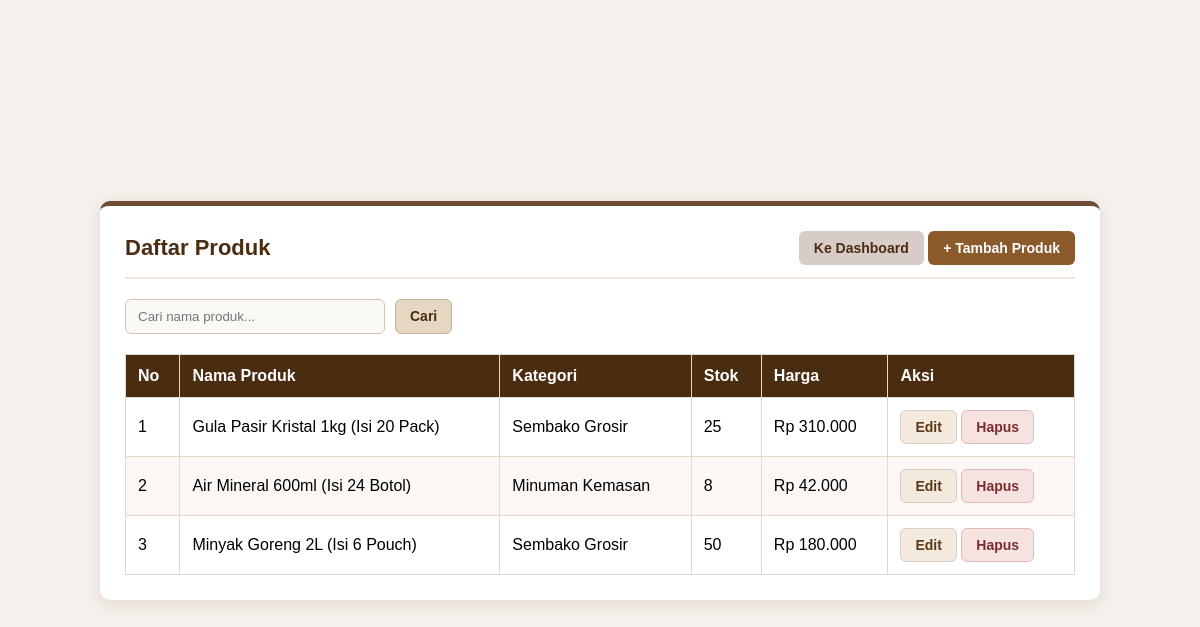
The page /products.php (signed in) on the database its author committed.
### tables this page shows
CREATE TABLE products (
    id INT PRIMARY KEY AUTO_INCREMENT,
    category_id INT NOT NULL,
    sku VARCHAR(50) NOT NULL UNIQUE,
    name VARCHAR(150) NOT NULL,
    unit_type VARCHAR(30) NOT NULL DEFAULT 'Karton',  
    price_per_unit DECIMAL(12,2) NOT NULL DEFAULT 0,  
    min_order_qty INT NOT NULL DEFAULT 1,             
    stock INT NOT NULL DEFAULT 0,                     
    minimum_stock INT NOT NULL DEFAULT 10,            
    FOREIGN KEY (category_id) REFERENCES categories(id) ON UPDATE CASCADE ON DELETE RESTRICT
);

CREATE TABLE categories (
    id INT PRIMARY KEY AUTO_INCREMENT,
    name VARCHAR(100) NOT NULL
);

### escape.php (called while the page is built)
<?php
function e($string) {
    return htmlspecialchars($string ?? '', ENT_QUOTES, 'UTF-8');
}

### products.php (the view, shortened to what this page needs)
<?php
require_once __DIR__ . '/../config/database.php';
require_once __DIR__ . '/../helpers/escape.php';
$search = trim($_GET['search'] ?? '');
try {
    if ($search !== '') {
        $sql = "SELECT p.*, c.name AS category_name
                FROM products p
                LEFT JOIN categories c ON p.category_id = c.id
                WHERE p.name LIKE ? OR c.name LIKE ?
                ORDER BY p.id DESC";
        $stmt = $pdo->prepare($sql);
        $stmt->execute(["%$search%", "%$search%"]);
    } else {
        $sql = "SELECT p.*, c.name AS category_name
                FROM products p
                LEFT JOIN categories c ON p.category_id = c.id
                ORDER BY p.id DESC";
        $stmt = $pdo->prepare($sql);
        $stmt->execute();
    }
    $products = $stmt->fetchAll();
} catch (Exception $e) {
    if ($search !== '') {
        $sql = "SELECT * FROM products WHERE name LIKE ? ORDER BY id DESC";
        $stmt = $pdo->prepare($sql);
        $stmt->execute(["%$search%"]);
    } else {
        $sql = "SELECT * FROM products ORDER BY id DESC";
        $stmt = $pdo->prepare($sql);
        $stmt->execute();
    }
    $products = $stmt->fetchAll();
}
?>
<!DOCTYPE html>
<html lang="id">
<head>
</head>
<body>
<div class="container">
    <div class="header-flex">
        <h2>Daftar Produk</h2>
        <div>
            <a href="dashboard.php" class="btn btn-secondary">Ke Dashboard</a>
            <a href="product_form.php" class="btn btn-success">+ Tambah Produk</a>
        </div>
    </div>
    <form action="products.php" method="GET" class="search-box">
        <input type="text" name="search" placeholder="Cari nama produk..." value="<?= htmlspecialchars($search) ?>">
        <button type="submit" class="btn btn-primary">Cari</button>
    </form>
    <table>
        <thead>
            <tr>
                <th>No</th>
                <th>Nama Produk</th>
                <th>Kategori</th>
                <th>Stok</th>
                <th>Harga</th>
                <th>Aksi</th>
            </tr>
        </thead>
        <tbody>
            <?php if (count($products) > 0): ?>
                <?php foreach ($products as $index => $item):
                    $harga = $item['price_per_unit'] ?? $item['unit_price'] ?? $item['harga'] ?? $item['price'] ?? 0;
                    $kategori = $item['category_name'] ?? $item['category'] ?? $item['kategori'] ?? '-';
                ?>
                    <tr>
                        <td><?= $index + 1 ?></td>
                        <td><?= e($item['name'] ?? '-') ?></td>
                        <td><?= e($kategori) ?></td>
                        <td><?= e($item['stock'] ?? 0) ?></td>
                        <td>Rp <?= number_format($harga, 0, ',', '.') ?></td>
                        <td>
                            <a href="product_form.php?id=<?= $item['id'] ?>" class="btn btn-warning">Edit</a>
                            <?php if (($_SESSION['role'] ?? '') === 'admin'): ?>
                                <a href="product_delete.php?id=<?= $item['id'] ?>" class="btn btn-danger" onclick="return confirm('Yakin ingin menghapus produk ini?')">Hapus</a>
                            <?php endif; ?>
                        </td>
                    </tr>
                <?php endforeach; ?>
            <?php else: ?>
                <tr>
                    <td colspan="6" style="text-align: center;">Data produk tidak ditemukan.</td>
                </tr>
            <?php endif; ?>
        </tbody>
    </table>
</div>
</body>
</html>

### products.php (style rules this page uses)
* { box-sizing: border-box; }
body { font-family: Arial, sans-serif; background-color: #f5f0eb; margin: 0; padding: 20px; min-height: 100vh; display: flex; justify-content: center; align-items: center; }
.container { width: 100%; max-width: 1000px; background: #ffffff; padding: 25px; border-radius: 10px; box-shadow: 0 4px 15px rgba(92, 61, 46, 0.12); border-top: 5px solid #6f4e37; }
.header-flex { display: flex; justify-content: space-between; align-items: center; margin-bottom: 20px; padding-bottom: 12px; border-bottom: 2px solid #f0e6dd; }
.header-flex h2 { color: #4a2c11; margin: 0; font-size: 22px; }
.search-box { display: flex; gap: 10px; margin-bottom: 20px; }
.search-box input[type="text"] { padding: 9px 12px; border: 1px solid #d3c4b2; border-radius: 6px; width: 260px; outline: none; background-color: #faf8f5; }
.btn { padding: 8px 14px; border: 1px solid transparent; border-radius: 6px; cursor: pointer; text-decoration: none; font-size: 14px; font-weight: 600; display: inline-block; transition: all 0.2s; }
.btn-primary { background-color: #e6d7c3; color: #4a2c11; border-color: #c8b49c; }
.btn-warning { background-color: #f3e9dc; color: #5c3818; border-color: #d7ccc8; }
.btn-danger { background-color: #f7e2e2; color: #7a2e2e; border-color: #e3b8b8; }
.btn-success { background-color: #8b5a2b; color: white; }
.btn-secondary { background-color: #d7ccc8; color: #4a2c11; }
table { width: 100%; border-collapse: collapse; margin-top: 10px; }
table th, table td { border: 1px solid #e2d7cd; padding: 12px; text-align: left; }
table th { background-color: #4a2c11; color: white; font-weight: 600; }
table tr:nth-child(even) { background-color: #faf7f4; }

### rows shown on the page
products: name "Gula Pasir Kristal 1kg (Isi 20 Pack)", category.name "Sembako Grosir", stock "25", price_per_unit "310.000"
products: name "Air Mineral 600ml (Isi 24 Botol)", category.name "Minuman Kemasan", stock "8", price_per_unit "42.000"
products: name "Minyak Goreng 2L (Isi 6 Pouch)", category.name "Sembako Grosir", stock "50", price_per_unit "180.000"
